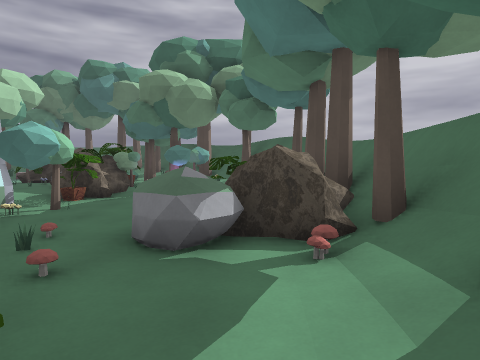
[1] (above)

16 first-person views from a walk through a level from a Godot 3-D game. The camera is 1.5 m above the floor, tilts 4° down and sees 75° across. The floor is counted in squares, 1.55 m on a side. Each view is taken from the middle of a square. On the plan, view 1 faces up. The plan holds only what a view shows up to about 12 squares ahead; the rest is blank. Some surface patterns are stand-ins.

[2]
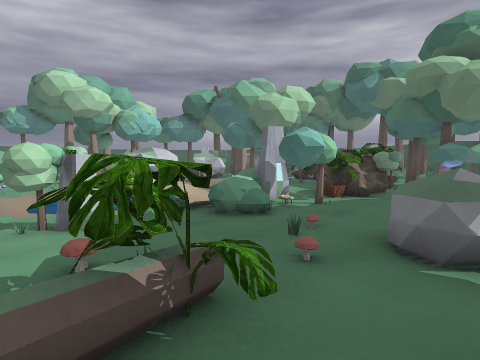

[3]
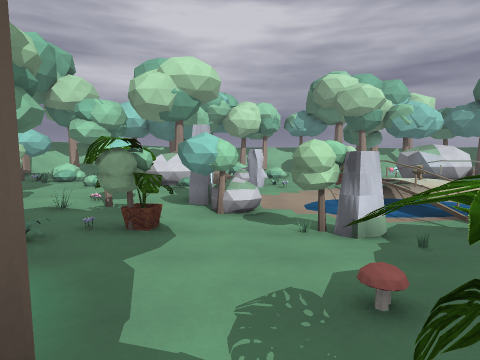

[4]
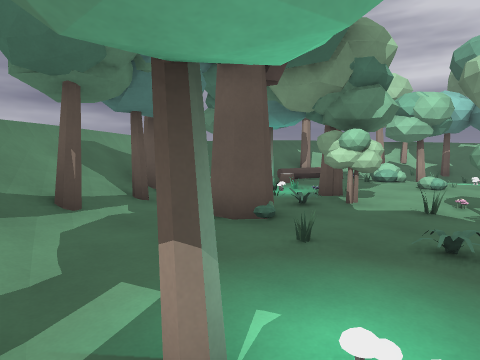

[5]
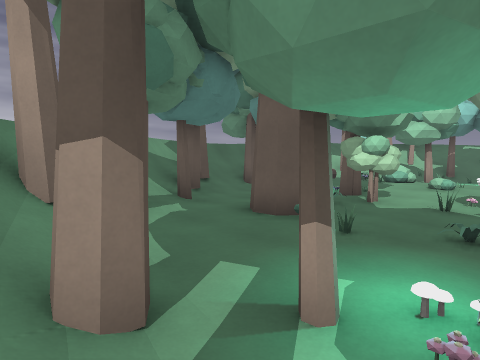

[6]
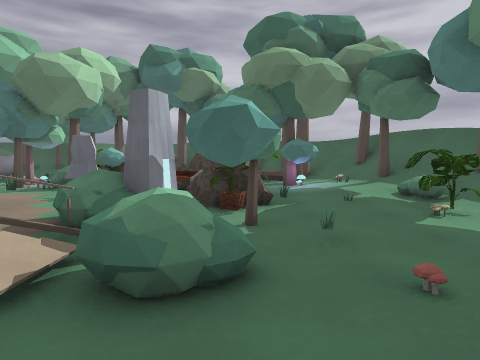

[7]
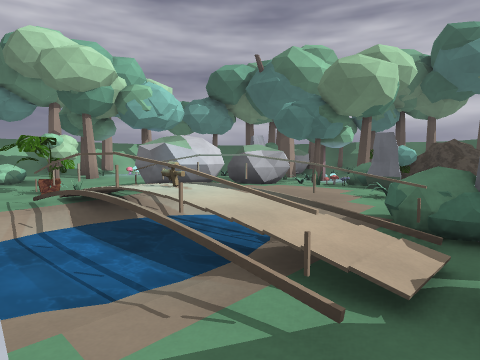

[8]
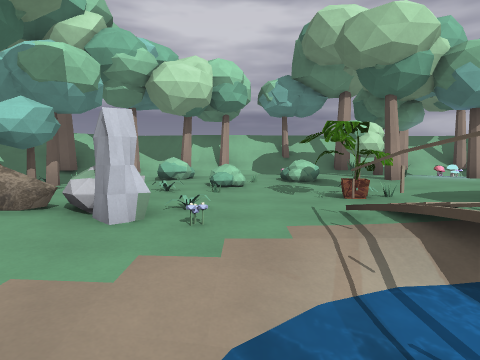

[9]
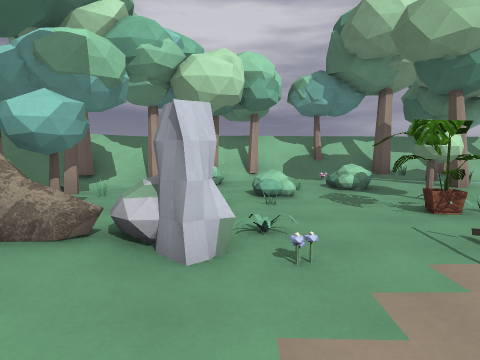

[10]
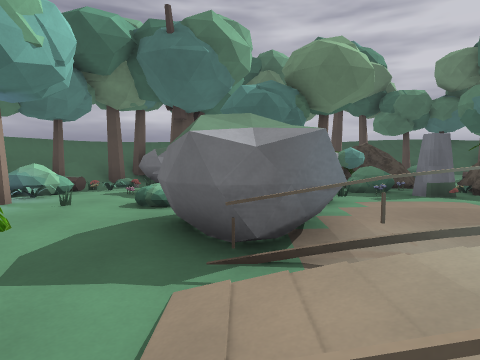

[11]
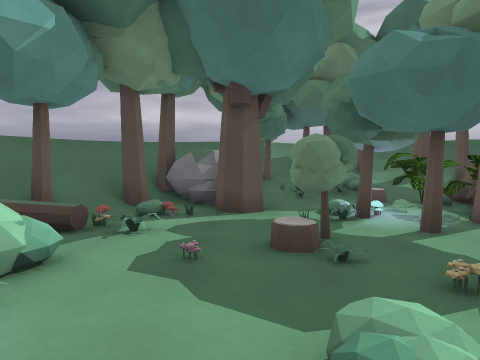

[12]
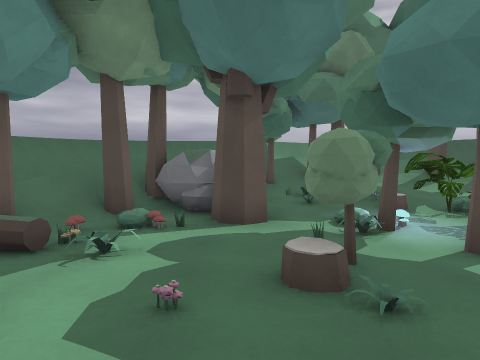

[13]
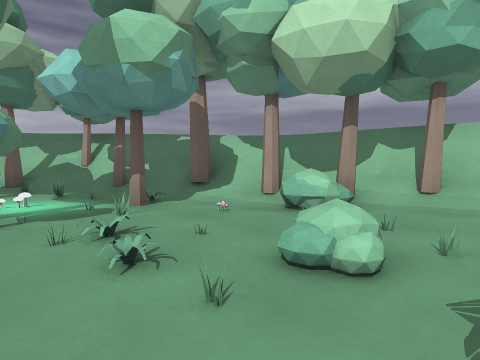

[14]
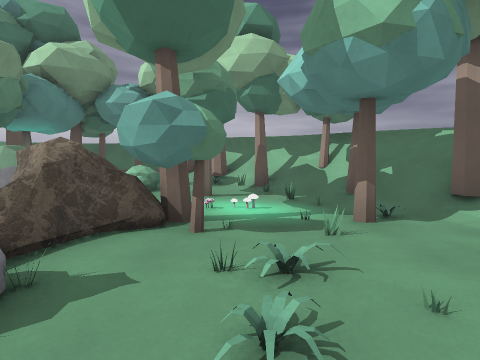

[15]
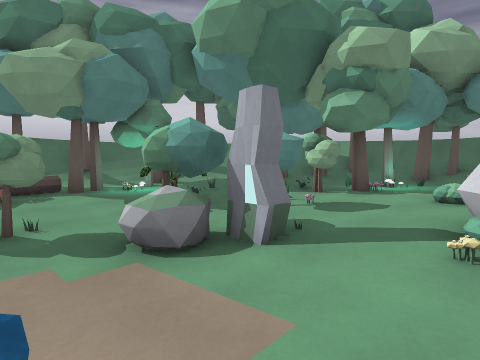

[16]
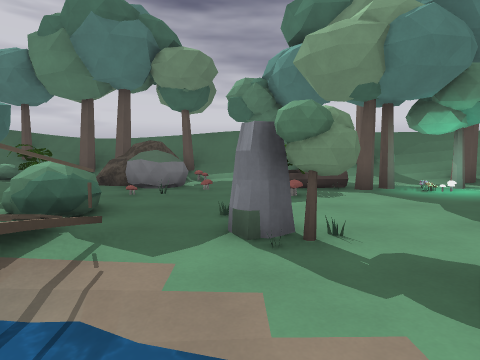

### Floor plan
Key: @ floor where view 1 was taken; # wall or solid block; x gap in a wall; . main floor; : floor 0.25 m higher than the main floor; - floor 0.25 m lower than the main floor; + floor 0.5 m higher than the main floor; / step, stairs or slope; = window, fence, low wall or low ledge; ~ water the walk can cross; ≈ water the walk keeps out of; T tree; P plant; R rock; S stone; B boulder; M mushroom; U bush; F flower; L log; G gun; E bench; O other object.
Columns run from 21 left of view 1 to 3 right of it. Each row starts with its distance up from view 1.
 20         ==/  //##
 19         #/T O/T =
 18      ==##/ ////T
 17     ==#T://U:..
 16    ##T  .O /..     T
 15    ##TB O///PRR O  T
 14    #TTB#./..PRROO .O+=#
 13   ## M .-##T##R  #.#/T#
 12   #=LF/....T..O P..TO/##
 11  #  ./..#..OU/.ORP.#:#/#
 10  #T  U:F/. OOO.EE/..://#
  9  =/  U:::FOB:S..RR:..U:##
  8  T/ O::::BBB::+.RP...P/O=
  7 =// OO::BBB....US-..O- T#
  6 #/T:#T:..BB#≈##US#---RRT#
  5 #/::O #..//≈G≈=#UUO-BBR #
  4 #/::UU.#.//≈≈≈=#U-M-BBRT#
  3 #//O/.....-~~~-----M-.M/#
  2 =//..U...F-/~~-S/-..../ #
  1 =//..../.B.----#--ML../
  0 ##TU.../.B..-B#---.L.@
 -1  #O..O..#RF.S##---.T..O#
 -2  #T/..O.TBB....O#..O./T#
 -3  ##//#... B:.OOP/..#./##
 -4   #T/...O::+:....O..T/#
 -5   ##//O #::::O#x ...//=
 -6    =//OO UU:OT..#../T
 -7    ##/T: #:::O..../==
 -8     #=#+T //.O.O/#/==
 -9      ==#TTLL/T//T/=#
-10       ==   ##T/T#==#
-11               /=#

Positions as (right, up) in squares from view 1, and headings:
1: (0, 0), facing up
2: (0, 0), facing up-left
3: (-1, 0), facing left
4: (-1, -2), facing down-left
5: (0, -2), facing down-left
6: (-4, 2), facing up
7: (-5, 2), facing up-left
8: (-8, 2), facing left
9: (-9, 1), facing left
10: (-12, 3), facing up
11: (-14, 7), facing up
12: (-14, 8), facing up
13: (-13, 3), facing down-left
14: (-14, 2), facing down
15: (-11, 2), facing down-right
16: (-9, 2), facing right
